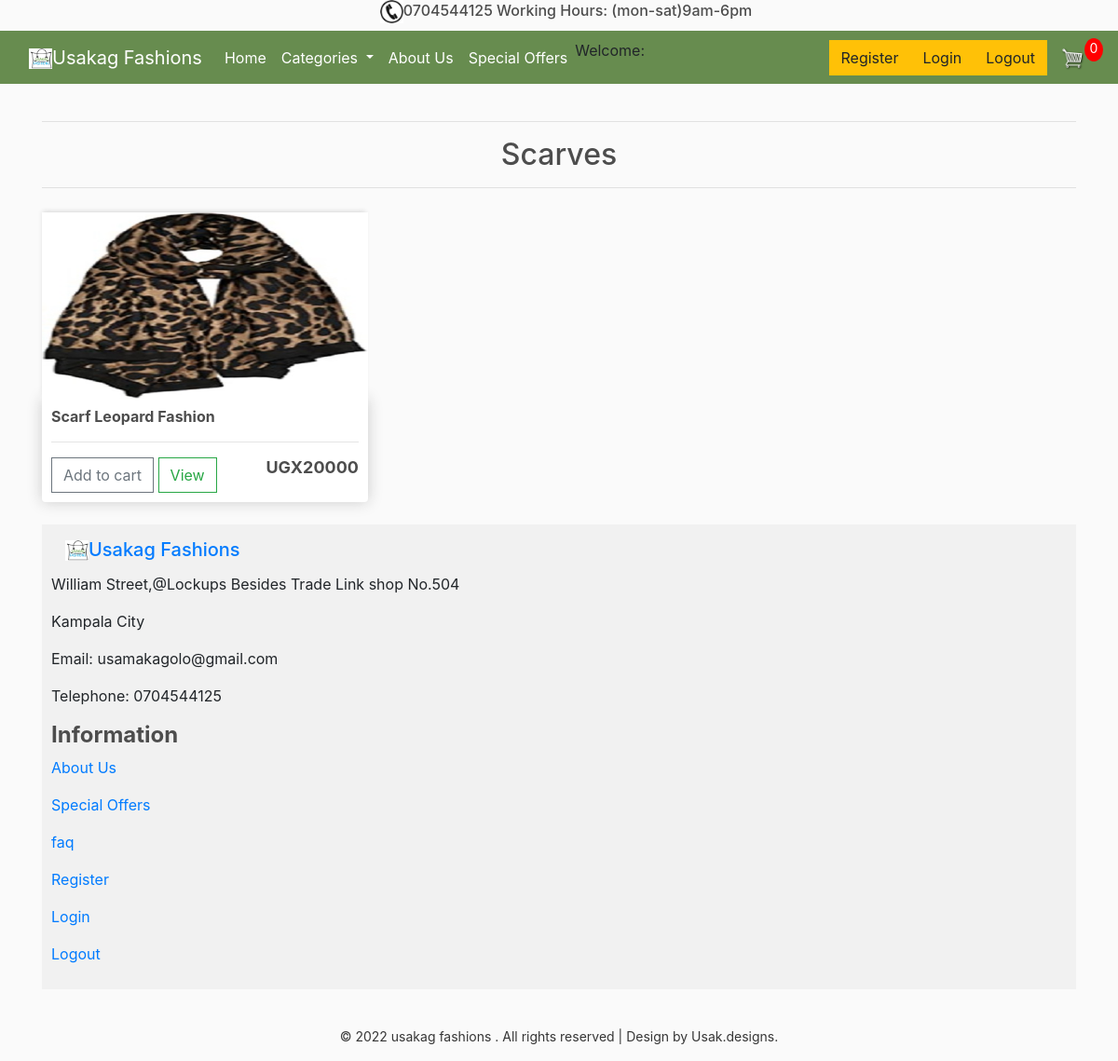
Screenshot of /scarves/ with the database file from the repository.
### store/models.py (models this page shows, shortened)
class Product(models.Model):
    name = models.CharField(max_length=200, null=True)
    price_0 = models.DecimalField(max_digits=10, decimal_places=0, null=True)
    price = models.DecimalField(max_digits=10, decimal_places=0)
    digital = models.BooleanField(default=False, null=True, blank=False)
    image = models.ImageField(upload_to='images', null=True, blank=True)
    STATUS_TYPE_CHOICES=[
        ('BAGS','BAGS'),
        ('MEN','MEN'),
        ('SCARVES','SCARVES'),
        ('WOMEN','WOMEN')
    ]
    status = models.CharField(max_length=100,choices=STATUS_TYPE_CHOICES)
    STATUS_TYPE_CHOICES=[
        ('YES','YES'),
        ('NO','NO'),
    ]
    special_offers = models.CharField(max_length=100,choices=STATUS_TYPE_CHOICES)
    STATUS_TYPE_CHOICES=[
        ('M','M'),
        ('S','S'),
        ('L','L'),
        ('XL','XL'),
        ('XXL','XXL'),
        ('XXXL','XXXL'),
    ]
    size = models.CharField(max_length=100,choices=STATUS_TYPE_CHOICES)
    STATUS_TYPE_CHOICES=[
        ('NEW','NEW'),
        ('SECOND HAND','SECOND HAND'),
    ]
    item_status = models.CharField(max_length=100,choices=STATUS_TYPE_CHOICES)
    @property
    def imageURL(self):
        try:
            url = self.image.url
        except:
            url = ''
        return url

### store/views.py (the view)
# urls.py: path('scarves/', views.manage_scarves, name="scarves"),
def manage_scarves(request):
    data= cartData(request)
    cartItems = data['cartItems']
    scarves = Product.objects.filter(status = 'SCARVES')
    context={
        'scarves':scarves,
        'cartItems':cartItems
    }
    return render(request, 'store/scarves.html', context)

### store/utils.py (called while the page is built, shortened)
def cookieCart(request):
    try:
        cart = json.loads(request.COOKIES['cart'])
    except:
        cart = {}
    print('CART:', cart)
    items = []
    order = {'get_cart_total':0, 'get_cart_items':0, 'shipping':False}
    cartItems = order['get_cart_items']
    return{'cartItems':cartItems, 'order':order, 'items':items}

def cartData(request):
    if request.user.is_authenticated:
        customer = request.user.customer
        order, created = Order.objects.get_or_create(customer=customer,complete=False)
        items = order.orderitem_set.all()
        cartItems = order.get_cart_items
    else:
        cookieData = cookieCart(request)
        cartItems = cookieData['cartItems']
        order = cookieData['order']
        items = cookieData['items']
    return{'cartItems':cartItems, 'order':order, 'items':items}

### store/templates/store/scarves.html (shortened to what this page needs)
{% extends 'store/main.html' %}
{% load static %}
{% block content %}
<hr>
<h2 class="text-center">Scarves</h2>
<hr>
     <div class="row">
        {% for scarf in scarves %}
        <div class="col-lg-4">
            <img class="thumbnail" src="{{scarf.imageURL}}">
            <div class="box-element product">
                <h6><strong>{{scarf.name}}</strong></h6>
                <hr>
                <button data-product={{scarf.id}} data-action="add" class="btn btn-outline-secondary add-btn update-cart">Add to cart</button>
                <a  class="btn btn-outline-success" href="{% url 'single_product' scarf.id %}">View</a>
                <h4 style="display: inline-block; float: right; font-size: 18px;"><strong>UGX{{scarf.price}}</strong></h4>
            </div>
        </div>
        {% endfor %}
     </div>
     <br>
<div class="grid-container">
    <div class="footer">
      <h4><a class="navbar-brand" href="{% url 'store' %}"><img id="logo-icon" src="{% static 'images/capture1.png' %}" alt=" " />Usakag Fashions</a></h4>
        <p>William Street,@Lockups Besides Trade Link shop No.504</p>
        <p>Kampala City</p>
        <p>Email: usamakagolo@gmail.com</p>
        <p>Telephone: 0704544125</p>
     <div class="text-centre">
      <h4><b>Information</b></h4>
        <p><a href="{% url 'about_us' %}">About Us</a></p>
        <p><a href="{% url 'special_offers' %}">Special Offers</a></p>
        <p><a href="{% url 'faq' %}">faq</a></p>
        <p><a href="{% url 'store' %}">Register</a></p>
        <p><a href="{% url 'store' %}">Login</a></p>
        <p><a href="{% url 'store' %}">Logout</a></p>
      </div>
    </div>
   </div>
  <p class="copy-right">© 2022 usakag fashions . All rights reserved | Design by <a href="#"> Usak.designs.</a></p>
{% endblock content %}

### static/css/main.css (style rules this page uses)
body { background-color: hsl(0, 0%, 98%); }
h1,h2,h3,h4,h5,h6 { color:hsl(0, 0%, 30%); }
.box-element { box-shadow:hsl(0, 0%, 80%) 0 0 16px; background-color: #fff; border-radius: 4px; padding: 10px; }
.thumbnail { width: 100%; height: 200px; -webkit-box-shadow: -1px -3px 5px -2px rgba(214,214,214,1); -moz-box-shadow: -1px -3px 5px -2px rgba(214,214,214,1); box-shadow: -1px -3px 5px -2px rgba(214,214,214,1); }
.product { border-radius: 0 0 4px 4px; }
#logo-icon { width:25px; display: inline-block; margin-left: 15px; }
.col-lg-4, .col-lg-6, .col-lg-8, .col-lg-12 { margin-top: 10px; }
.btn { border-radius: 0; }

### static/css/style.css (style rules this page uses)
.footer { grid-area: footer; background-color: #f1f1f1; padding: 10px; text-align: left; }
p.copy-right { margin-top:40px; text-align:center; font-size:14px; color:#363636; }
p.copy-right a { color:#363636; }

### rows the page displays
Product: imageURL (picture), name "Scarf Leopard Fashion", price "20000"

### other values shown
{{ cartItems }} "0"
